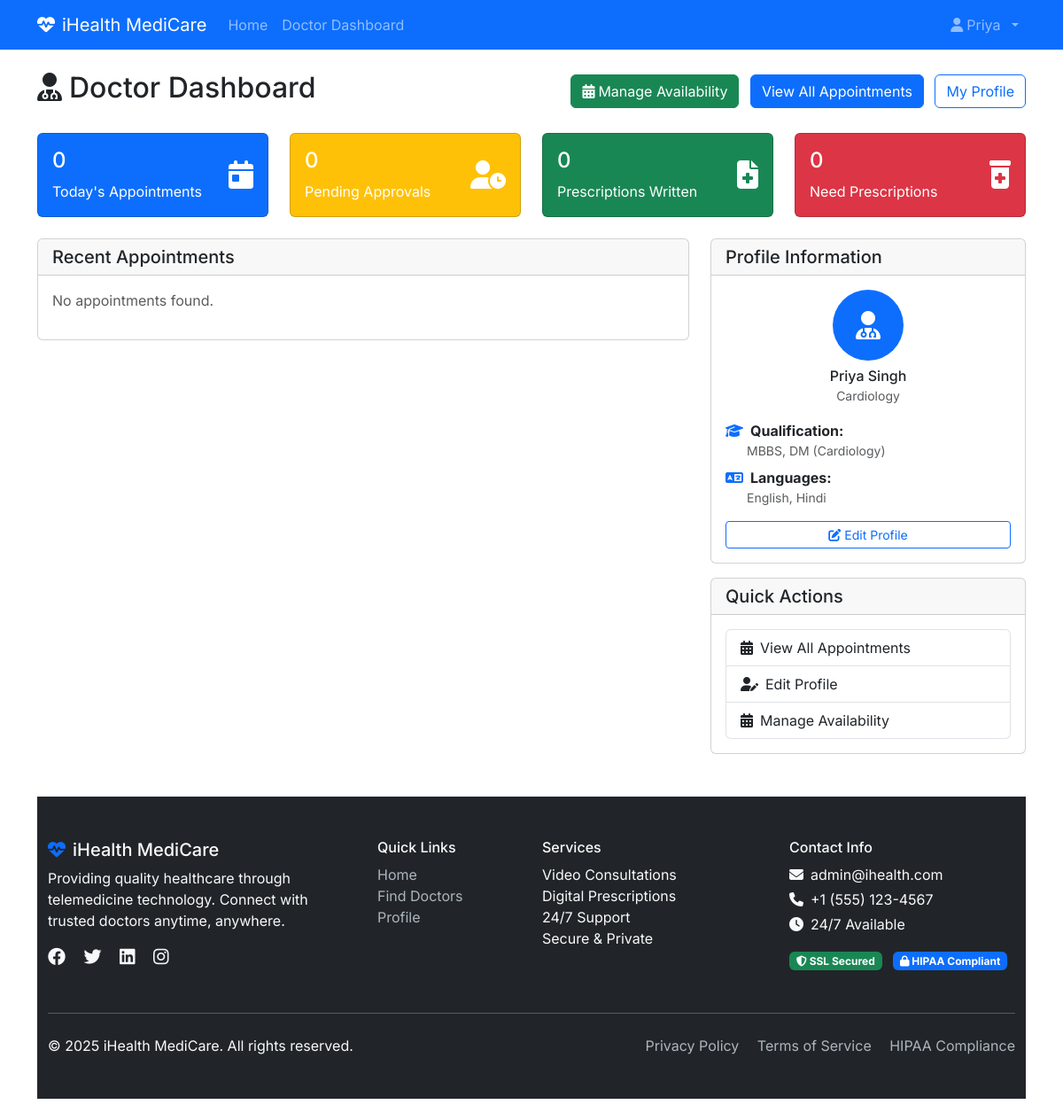
The page /doctor/ (signed in) on the database its author committed.
### tables this page shows
CREATE TABLE doctor_profiles (
    id INT PRIMARY KEY AUTO_INCREMENT,
    user_id INT UNIQUE NOT NULL,
    specialization_id INT NOT NULL,
    license_number VARCHAR(100) UNIQUE NOT NULL,
    experience_years INT DEFAULT 0,
    qualification TEXT NOT NULL,
    consultation_fee DECIMAL(10,2) NOT NULL DEFAULT 500.00,
    bio TEXT,
    languages VARCHAR(200) DEFAULT 'English, Hindi',
    availability_start TIME DEFAULT '09:00:00',
    availability_end TIME DEFAULT '18:00:00',
    available_days VARCHAR(255) DEFAULT 'monday,tuesday,wednesday,thursday,friday,saturday' COMMENT 'Comma-separated list of available days',
    rating DECIMAL(3,2) DEFAULT 0.00,
    total_reviews INT DEFAULT 0,
    clinic_name VARCHAR(200),
    clinic_address TEXT,
    is_verified BOOLEAN DEFAULT FALSE,
    created_at TIMESTAMP DEFAULT CURRENT_TIMESTAMP,
    updated_at TIMESTAMP DEFAULT CURRENT_TIMESTAMP ON UPDATE CURRENT_TIMESTAMP,

    FOREIGN KEY (user_id) REFERENCES users(id) ON DELETE CASCADE,
    FOREIGN KEY (specialization_id) REFERENCES specializations(id) ON DELETE RESTRICT,
    INDEX idx_specialization (specialization_id),
    INDEX idx_rating (rating),
    INDEX idx_fee (consultation_fee)
);

CREATE TABLE users (
    id INT PRIMARY KEY AUTO_INCREMENT,
    username VARCHAR(50) UNIQUE NOT NULL,
    email VARCHAR(100) UNIQUE NOT NULL,
    password VARCHAR(255) NOT NULL,
    role ENUM('admin', 'doctor', 'patient') NOT NULL,
    first_name VARCHAR(50) NOT NULL,
    last_name VARCHAR(50) NOT NULL,
    phone VARCHAR(20),
    profile_picture VARCHAR(255),
    address TEXT,
    city VARCHAR(100),
    state VARCHAR(100),
    country VARCHAR(100) DEFAULT 'India',
    postal_code VARCHAR(20),
    date_of_birth DATE,
    gender ENUM('male', 'female', 'other'),
    status ENUM('active', 'inactive', 'suspended') DEFAULT 'active',
    email_verified BOOLEAN DEFAULT FALSE,
    created_at TIMESTAMP DEFAULT CURRENT_TIMESTAMP,
    updated_at TIMESTAMP DEFAULT CURRENT_TIMESTAMP ON UPDATE CURRENT_TIMESTAMP,

    INDEX idx_role (role),
    INDEX idx_status (status),
    INDEX idx_email (email)
);

CREATE TABLE specializations (
    id INT PRIMARY KEY AUTO_INCREMENT,
    name VARCHAR(100) UNIQUE NOT NULL,
    description TEXT,
    icon VARCHAR(50) DEFAULT 'fas fa-stethoscope',
    created_at TIMESTAMP DEFAULT CURRENT_TIMESTAMP
);

### includes/helpers.php (called while the page is built, shortened)
<?php
if (!function_exists('getPageUrl')) {
    function getPageUrl($page) {
        return rtrim(SITE_URL, '/') . '/' . ltrim($page, '/');
    }
}
?>

### doctor/index.php (the view, shortened to what this page needs)
<?php
require_once dirname(__FILE__) . '/../includes/db_connect.php';
$doctor_id = $_SESSION['user_id'];
try {
    $stmt = $db->prepare("
        SELECT u.first_name, u.last_name, u.profile_picture, dp.qualification, dp.languages, dp.specialization_id, s.name as specialization_name
        FROM users u
        LEFT JOIN doctor_profiles dp ON u.id = dp.user_id
        LEFT JOIN specializations s ON dp.specialization_id = s.id
        WHERE u.id = ?
    ");
    $stmt->execute([$doctor_id]);
    $doctor_profile = $stmt->fetch();
} catch (PDOException $e) {
    error_log("Error fetching doctor profile: " . $e->getMessage());
}
try {
    $stmt = $db->prepare("
        SELECT a.*, u.first_name, u.last_name, u.phone
        FROM appointments a
        JOIN users u ON a.patient_id = u.id
        WHERE a.doctor_id = ?
        ORDER BY a.appointment_date DESC, a.appointment_time DESC
        LIMIT 10
    ");
    $stmt->execute([$doctor_id]);
    $appointments = $stmt->fetchAll();
    $stmt = $db->prepare("
        SELECT COUNT(*) as today_count
        FROM appointments
        WHERE doctor_id = ? AND appointment_date = CURDATE()
    ");
    $stmt->execute([$doctor_id]);
    $today_appointments = $stmt->fetch()['today_count'];
    $stmt = $db->prepare("
        SELECT COUNT(*) as pending_count
        FROM appointments
        WHERE doctor_id = ? AND status = 'pending'
    ");
    $stmt->execute([$doctor_id]);
    $pending_appointments = $stmt->fetch()['pending_count'];
    $stmt = $db->prepare("
        SELECT COUNT(*) as prescription_count
        FROM prescriptions p
        JOIN appointments a ON p.appointment_id = a.id
        WHERE a.doctor_id = ?
    ");
    $stmt->execute([$doctor_id]);
    $prescription_count = $stmt->fetch()['prescription_count'];
    $stmt = $db->prepare("
        SELECT COUNT(*) as needs_prescription
        FROM appointments a
        LEFT JOIN prescriptions p ON a.id = p.appointment_id
        WHERE a.doctor_id = ? AND a.status = 'completed' AND p.id IS NULL
    ");
    $stmt->execute([$doctor_id]);
    $needs_prescription = $stmt->fetch()['needs_prescription'];
} catch (PDOException $e) {
    $error = 'Database error: ' . $e->getMessage();
    error_log("Doctor dashboard error: " . $e->getMessage());
}
require_once dirname(__FILE__) . '/../includes/header.php';
?>
<div class="d-flex justify-content-between align-items-center mb-4">
    <h2><i class="fas fa-user-md me-2"></i>Doctor Dashboard</h2>
    <div>
        <a href="<?php echo getPageUrl('doctor/availability.php'); ?>" class="btn btn-success me-2">
            <i class="fas fa-calendar-alt me-1"></i>Manage Availability
        </a>
        <a href="<?php echo getPageUrl('doctor/my_appointments.php'); ?>" class="btn btn-primary me-2">View All Appointments</a>
        <a href="<?php echo getPageUrl('doctor/profile.php'); ?>" class="btn btn-outline-primary">My Profile</a>
    </div>
</div>
<div class="row mb-4">
    <div class="col-md-3">
        <div class="card bg-primary text-white dashboard-card">
            <div class="card-body">
                <div class="d-flex justify-content-between align-items-center">
                    <div>
                        <h4 class="card-title"><?php echo $today_appointments; ?></h4>
                        <p class="card-text">Today's Appointments</p>
                    </div>
                    <div>
                        <i class="fas fa-calendar-day fa-2x"></i>
                    </div>
                </div>
            </div>
        </div>
    </div>
    <div class="col-md-3">
        <a href="<?php echo getPageUrl('doctor/manage_appointments.php'); ?>" class="text-decoration-none">
            <div class="card bg-warning text-white dashboard-card">
                <div class="card-body">
                    <div class="d-flex justify-content-between align-items-center">
                        <div>
                            <h4 class="card-title"><?php echo $pending_appointments; ?></h4>
                            <p class="card-text">Pending Approvals</p>
                        </div>
                        <div>
                            <i class="fas fa-user-clock fa-2x"></i>
                        </div>
                    </div>
                </div>
            </div>
        </a>
    </div>
    <div class="col-md-3">
        <div class="card bg-success text-white dashboard-card">
            <div class="card-body">
                <div class="d-flex justify-content-between align-items-center">
                    <div>
                        <h4 class="card-title"><?php echo $prescription_count; ?></h4>
                        <p class="card-text">Prescriptions Written</p>
                    </div>
                    <div>
                        <i class="fas fa-file-medical fa-2x"></i>
                    </div>
                </div>
            </div>
        </div>
    </div>
    <div class="col-md-3">
        <div class="card bg-danger text-white dashboard-card">
            <div class="card-body">
                <div class="d-flex justify-content-between align-items-center">
                    <div>
                        <h4 class="card-title"><?php echo $needs_prescription; ?></h4>
                        <p class="card-text">Need Prescriptions</p>
                    </div>
                    <div>
                        <i class="fas fa-prescription-bottle-alt fa-2x"></i>
                    </div>
                </div>
            </div>
        </div>
    </div>
</div>
<div class="row">
    <div class="col-md-8">
        <div class="card">
            <div class="card-header">
                <h5 class="mb-0">Recent Appointments</h5>
            </div>
            <div class="card-body">
                <?php if (empty($appointments)): ?>
                    <p class="text-muted">No appointments found.</p>
                <?php endif; ?>
            </div>
        </div>
    </div>
    <div class="col-md-4">
        <div class="card mb-3">
            <div class="card-header">
                <h5 class="mb-0">Profile Information</h5>
            </div>
            <div class="card-body">
                <div class="text-center mb-3">
                    <?php if (!empty($doctor_profile['profile_picture'])): ?>
                        <img src="<?php echo getPageUrl($doctor_profile['profile_picture']); ?>"
                             alt="Profile Picture"
                             class="rounded-circle"
                             style="width: 80px; height: 80px; object-fit: cover;">
                    <?php else: ?>
                        <div class="bg-primary rounded-circle d-inline-flex align-items-center justify-content-center"
                             style="width: 80px; height: 80px;">
                            <i class="fas fa-user-md text-white fa-2x"></i>
                        </div>
                    <?php endif; ?>
                    <h6 class="mt-2 mb-0"><?php echo htmlspecialchars($doctor_profile['first_name'] . ' ' . $doctor_profile['last_name']); ?></h6>
                    <?php if (!empty($doctor_profile['specialization_name'])): ?>
                        <small class="text-muted"><?php echo htmlspecialchars($doctor_profile['specialization_name']); ?></small>
                    <?php endif; ?>
                </div>
                <?php if (!empty($doctor_profile['qualification'])): ?>
                <div class="mb-2">
                    <strong><i class="fas fa-graduation-cap me-2 text-primary"></i>Qualification:</strong>
                    <div class="ms-4 text-muted small"><?php echo nl2br(htmlspecialchars($doctor_profile['qualification'])); ?></div>
                </div>
                <?php endif; ?>
                <?php if (!empty($doctor_profile['languages'])): ?>
                <div class="mb-2">
                    <strong><i class="fas fa-language me-2 text-primary"></i>Languages:</strong>
                    <div class="ms-4 text-muted small"><?php echo htmlspecialchars($doctor_profile['languages']); ?></div>
                </div>
                <?php endif; ?>
                <a href="<?php echo getPageUrl('doctor/profile.php'); ?>" class="btn btn-outline-primary btn-sm w-100 mt-2">
                    <i class="fas fa-edit me-1"></i>Edit Profile
                </a>
            </div>
        </div>
        <div class="card">
            <div class="card-header">
                <h5 class="mb-0">Quick Actions</h5>
            </div>
            <div class="card-body">
                <div class="list-group">
                    <a href="<?php echo getPageUrl('doctor/my_appointments.php'); ?>" class="list-group-item list-group-item-action">
                        <i class="fas fa-calendar-alt me-2"></i>View All Appointments
                    </a>
                    <a href="<?php echo getPageUrl('doctor/profile.php'); ?>" class="list-group-item list-group-item-action">
                        <i class="fas fa-user-edit me-2"></i>Edit Profile
                    </a>
                    <a href="<?php echo getPageUrl('doctor/availability.php'); ?>" class="list-group-item list-group-item-action">
                        <i class="fas fa-calendar-alt me-2"></i>Manage Availability
                    </a>
                </div>
            </div>
        </div>
    </div>
</div>
<?php require_once dirname(__FILE__) . '/../includes/footer.php'; ?>

### assets/css/style.css (style rules this page uses)
body { font-family: 'Inter', sans-serif; }

### rows shown on the page
doctor_profiles: user.last_name "Priya Singh", specialization.name "Cardiology", qualification "MBBS, DM (Cardiology)", languages "English, Hindi"

### other values the page prints
SITE_NAME "iHealth MediCare"
$_SESSION['first_name'] "Priya"
$today_appointments "0"
$pending_appointments "0"
$prescription_count "0"
$needs_prescription "0"
ADMIN_EMAIL "admin@ihealth.com"
